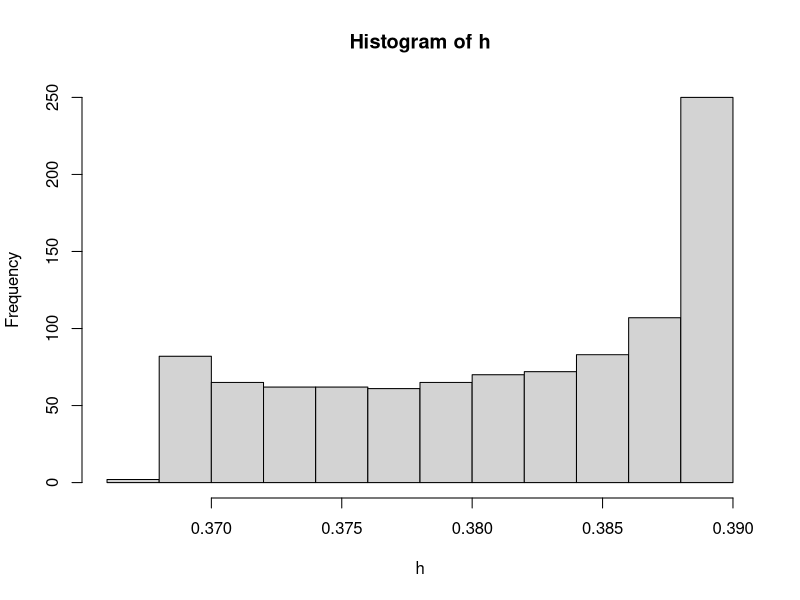
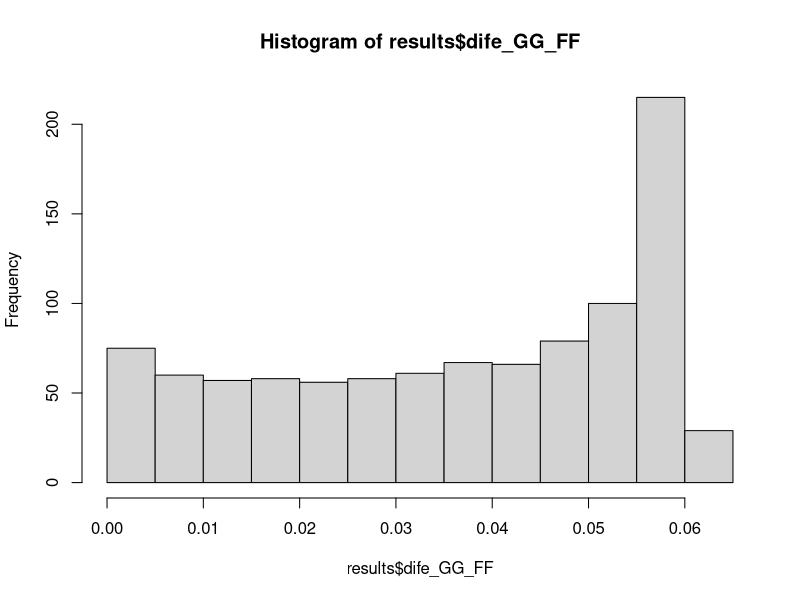
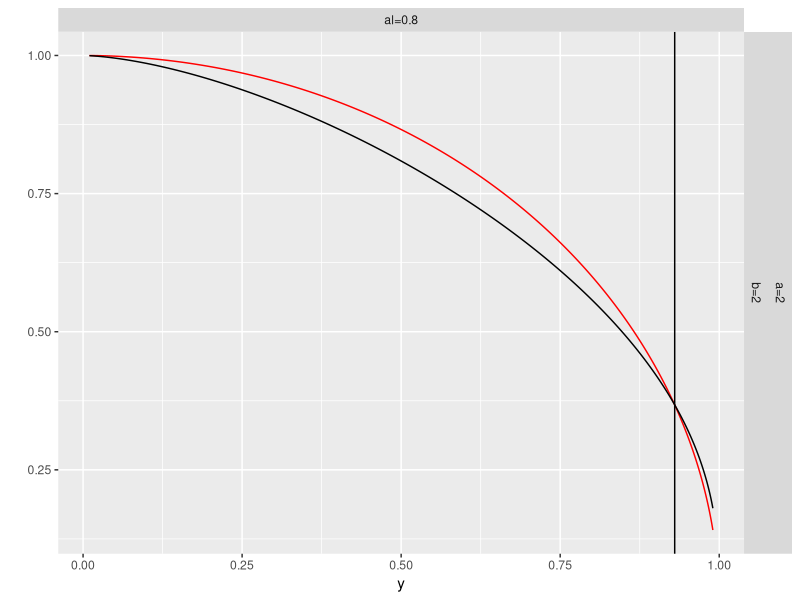
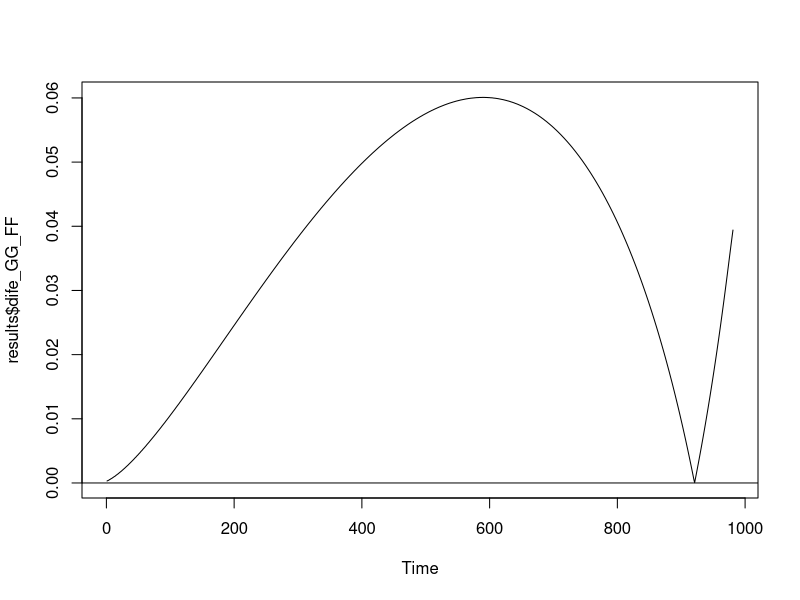

R code for these plots, in order:

rm(list=ls())
require(tidyr)
require(ggplot2)
require(dplyr)

G = function(y,a,b){
  return(  (1-y^(a))^(1/b) )
}

FF = function(y,alpha,G){
  return(exp(-(-log(G))^(alpha)))
}


y =seq(0.01,0.99,by=0.001)
a = c(2)
b = c(2)
alpha = c(.8)
par = expand.grid(a,b,alpha)
results = par %>% group_by(Var1,Var2,Var3) %>%
  summarise(GG = round(G(Var1 ,Var2 ,y=y),5),
            FF.=round(FF(alpha=Var3,y=y,G=GG),5)) %>%
  mutate(a=paste0("a=",Var1),
         b=paste0("b=",Var2),
         al=paste0("al=",Var3),
         y=rep(y,length(FF.)/length(y)),
         dife_GG_FF = abs(GG-FF.))

results
h = exp(-exp(-(results$dife_GG_FF)))
hist(h)
mean(1-h)
hist(results$dife_GG_FF)
summary(results$dife_GG_FF)
id_ponto_inter = which.min(results$dife_GG_FF)
ponto_inter = y[id_ponto_inter]

ggplot(results) +
  geom_line(aes(y,GG),colour="red")+
  geom_line(aes(y,FF.))+
  facet_grid(a+b~al,scales = "free")+
  ylab("")+
  geom_vline(xintercept = ponto_inter)

plot.ts(results$dife_GG_FF)
abline(h=0)
(results%>%data.frame())[which.min(results$dife_GG_FF),]







qb = .58
eta_qm = alpha*(-log(-log(1-qb)))
qm = 1-exp(-exp(-eta_qm))
quantile(y,1-qm)
quantile(y,1-qb)

eta_yb = log(a) + log(-log(1-(1-qb)^b))
yb = exp(-exp(-eta_yb))
eta_ym = log(a) + log(-log(1-exp(-b*(log(1-qm))^(1/alpha)) ))
ym = exp(-exp(-eta_ym))
